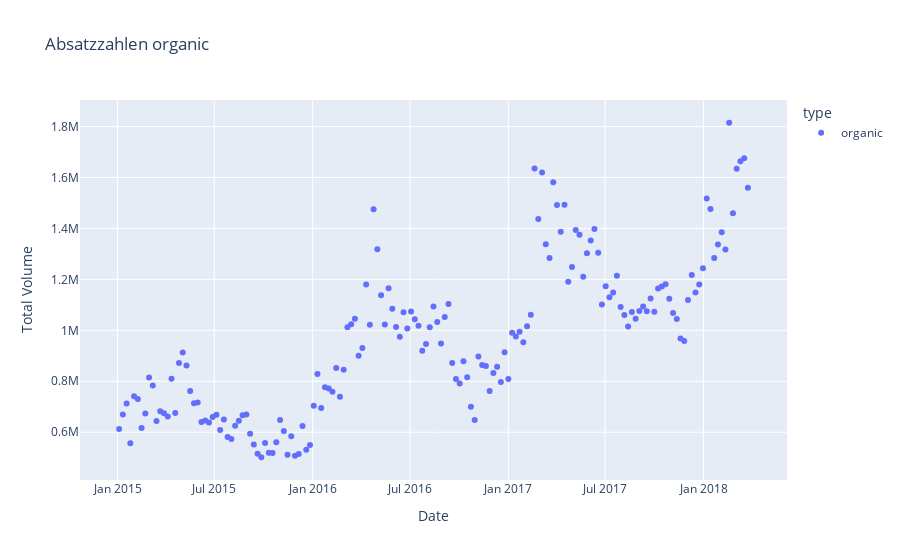

Source (notebook cell):
### Code cell
fig = px.scatter(total_US[total_US['type']=="organic"], x="Date", y="Total Volume",color='type',title="Absatzzahlen organic")
fig.show()

### Figure 1 — Plotly figure (JSON) as saved in the notebook; plotly's stock layout.template omitted (floating-point values rounded to 4 significant figures; data arrays with more than 128 entries replaced by an {"elided": "..."} marker saying what was removed)
{"data": [{"hovertemplate": "type=organic<br>Date=%{x}<br>Total Volume=%{y}<extra></extra>", "legendgroup": "organic", "marker": {"color": "#636efa", "symbol": "circle"}, "mode": "markers", "name": "organic", "orientation": "v", "showlegend": true, "type": "scatter", "x": {"elided": "169 str values"}, "xaxis": "x", "y": {"elided": "169 float values"}, "yaxis": "y"}], "layout": {"legend": {"title": {"text": "type"}, "tracegroupgap": 0}, "title": {"text": "Absatzzahlen organic"}, "xaxis": {"anchor": "y", "domain": [0, 1], "title": {"text": "Date"}}, "yaxis": {"anchor": "x", "domain": [0, 1], "title": {"text": "Total Volume"}}}}
